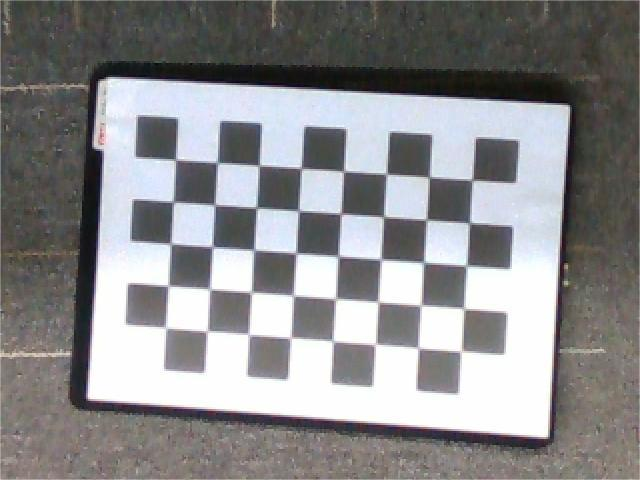
#> input picture camera_calibration/eyeInHand/images/0.jpg, 640 x 480 px; its folder holds 4 pictures in this run
$ python eyeInHand.py
#> lines starting #> are read from the running program, lines starting #| are printed output that depends on the picture
# coding=utf-8
"""
眼在手上
用采集到的图片信息和机械臂位姿信息计算相机坐标系相对于机械臂末端坐标系的旋转矩阵和平移向量

"""

import os.path
import cv2
import numpy as np
import time
import csv
np.set_printoptions(precision=8,suppress=True)


def euler_angles_to_rotation_matrix(rx, ry, rz):
    # 计算旋转矩阵
    Rx = np.array([[1, 0, 0],
                   [0, np.cos(rx), -np.sin(rx)],
                   [0, np.sin(rx), np.cos(rx)]])
    Ry = np.array([[np.cos(ry), 0, np.sin(ry)],
                   [0, 1, 0],
                   [-np.sin(ry), 0, np.cos(ry)]])
    Rz = np.array([[np.cos(rz), -np.sin(rz), 0],
                   [np.sin(rz), np.cos(rz), 0],
                   [0, 0, 1]])
    R = Rz@Ry@Rx   #xyz
    # R = Rx@Ry@Rz      #zyx

    return R


def pose_to_homogeneous_matrix(pose):
    x, y, z, rx, ry, rz = pose
    R = euler_angles_to_rotation_matrix(rx, ry, rz)
    t = np.array([x, y, z]).reshape(3, 1)
    H = np.eye(4)
    H[:3, :3] = R
    H[:3, 3] = t[:, 0]
    return H

def save_matrices_to_csv(matrices, file_name):
    rows, cols = matrices[0].shape
    num_matrices = len(matrices)
    combined_matrix = np.zeros((rows, cols * num_matrices))

    for i, matrix in enumerate(matrices):
        combined_matrix[:, i * cols: (i + 1) * cols] = matrix

    with open(file_name, 'w', newline='') as csvfile:
        csv_writer = csv.writer(csvfile)
        for row in combined_matrix:
            csv_writer.writerow(row)

def poses_save_csv(filepath):
    # 打开文本文件
#> called with filepath = './images/poses.txt'
    with open(filepath, "r", encoding="utf-8") as f:
        # 读取文件中的所有行
#> (reads camera_calibration/eyeInHand/images/poses.txt from the repository)
        lines = f.readlines()
    # 定义一个空列表，用于存储结果

    # 遍历每一行数据
    lines = [float(i) for line in lines for i in line.split(',')]

    matrices = []
    for i in range(0,len(lines),6):
        matrices.append(pose_to_homogeneous_matrix(lines[i:i+6]))
    # 将齐次变换矩阵列表存储到 CSV 文件中
    save_matrices_to_csv(matrices, f'./robotToolPose.csv')


def compute_T(images_path,corner_point_long,corner_point_short,corner_point_size):
#> called with images_path = './images', corner_point_long = 8, corner_point_short = 5, corner_point_size = 0.027
    print("标定板的中长度对应的角点的个数", corner_point_long)
    print("标定板的中宽度对应的角点的个数", corner_point_short)
    print("标定板一格的长度", corner_point_size)

    # 设置寻找亚像素角点的参数，采用的停止准则是最大循环次数30和最大误差容限0.001
    criteria = (cv2.TERM_CRITERIA_MAX_ITER | cv2.TERM_CRITERIA_EPS, 30, 0.001)
    # 获取标定板角点的位置
    objp = np.zeros((corner_point_long * corner_point_short, 3), np.float32)
    objp[:, :2] = np.mgrid[0:corner_point_long, 0:corner_point_short].T.reshape(-1, 2)
    # 将世界坐标系建在标定板上，所有点的Z坐标全部为0，所以只需要赋值x和y
    objp = corner_point_size*objp

    obj_points = []     # 存储3D点
    img_points = []     # 存储2D点


    for i in range(0, 30):   #标定好的图片在images_path路径下，从0.jpg到x.jpg   一次采集的图片最多不超过30张，遍历从0.jpg到30.jpg ，选择能够读取的到的图片
        # image = f"{images_path}\\{i}.jpg"     #windows取消注释
        image = f"{images_path}/{i}.jpg"        #ubuntu下
        if os.path.exists(image):
            img = cv2.imread(image)
#> img is the input picture: shape (480, 640, 3); mean B, G, R 140.2, 138.7, 139.1
            gray = cv2.cvtColor(img, cv2.COLOR_BGR2GRAY)
            size = gray.shape[::-1]
#> size = (640, 480)
            ret, corners = cv2.findChessboardCorners(gray, (corner_point_long, corner_point_short), None)
#> ret = True; corners = 40 rows, first 8: [175.2, 160.4], [217.6, 162.5], [259.7, 165.1], [301.5, 168.5], [343.5, 171.5], [386.5, 174.4], [429.6, 176.8], [470, 180.1]
            if ret:
                obj_points.append(objp)
                corners2 = cv2.cornerSubPix(gray, corners, (5, 5), (-1, -1), criteria)  # 在原角点的基础上寻找亚像素角点
#> corners2 = 40 rows, first 8: [175.5, 159.7], [217.3, 162.6], [259.1, 165.5], [301.1, 168.4], [343.7, 171.4], [386.5, 174], [429.3, 177.1], [472, 180.2]

                # 绘制检测到的角点
                cv2.drawChessboardCorners(img, (corner_point_long,corner_point_short), corners, ret)
                # 显示图片和提示信息
                cv2.imshow(f'Image {i}', img)
                cv2.putText(img, "Press ESC for next image", (10, 30), cv2.FONT_HERSHEY_SIMPLEX, 0.6, (0, 0, 255), 1)
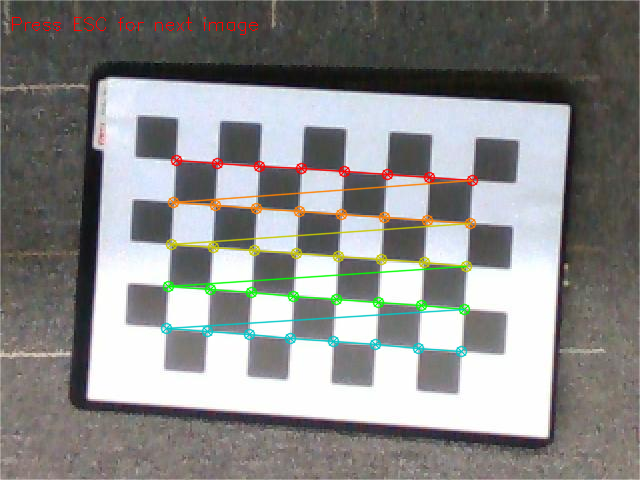
#> img: shape (480, 640, 3); mean B, G, R 137.5, 138.5, 138.6
                cv2.imshow(f'Image {i}', img)

                # 等待按键事件
                key = cv2.waitKey(0)
#> (key Esc is pressed here)
                if [corners2]:
                    img_points.append(corners2)
                else:
                    img_points.append(corners)
        cv2.destroyAllWindows()
    N = len(img_points)
    # 标定,得到图案在相机坐标系下的位姿
    ret, mtx, dist, rvecs, tvecs = cv2.calibrateCamera(obj_points, img_points, size, None, None)
    # print("ret:", ret)
    print("内参矩阵:\n", mtx) # 内参数矩阵
    print("畸变系数:\n", dist)  # 畸变系数   distortion cofficients = (k_1,k_2,p_1,p_2,k_3)
    print("-----------------------------------------------------")


    # 机器人末端在基坐标系下的位姿
    tool_pose = np.loadtxt("./robotToolPose.csv", delimiter=',')  #与poses_save_csv保存的名字对应上
    R_tool = []
    t_tool = []
    for i in range(int(N)):
        R_tool.append(tool_pose[0:3,4*i:4*i+3])
        t_tool.append(tool_pose[0:3,4*i+3])

    # 调用 cv2.calibrateHandEye 进行手眼标定 (方法: TSAI)
    method_tsai = cv2.CALIB_HAND_EYE_TSAI
    R_cam2gripper_tsai, t_cam2gripper_tsai = cv2.calibrateHandEye(
        R_tool, t_tool,
        rvecs, tvecs,
        method=method_tsai
    )
    # 输出 TSAI 方法的结果
    print("TSAI 方法计算的旋转矩阵:")
    print(R_cam2gripper_tsai)
    print("TSAI 方法计算的平移向量:")
    print(t_cam2gripper_tsai)

    # 调用 cv2.calibrateHandEye 进行手眼标定 (方法: PARK)
    method_park = cv2.CALIB_HAND_EYE_PARK
    R_cam2gripper_park, t_cam2gripper_park = cv2.calibrateHandEye(
        R_tool, t_tool,
        rvecs, tvecs,
        method=method_park
    )
    # 输出 PARK 方法的结果
    print("PARK 方法计算的旋转矩阵:")
    print(R_cam2gripper_park)
    print("PARK 方法计算的平移向量:")
    print(t_cam2gripper_park)

    # 调用 cv2.calibrateHandEye 进行手眼标定 (方法: HORAUD)
    method_HORAUD = cv2.CALIB_HAND_EYE_HORAUD
    R_cam2gripper_HORAUD, t_cam2gripper_HORAUD = cv2.calibrateHandEye(
        R_tool, t_tool,
        rvecs, tvecs,
        method=method_HORAUD
    )
    # 输出 HORAUD 方法的结果
    print("HORAUD 方法计算的旋转矩阵:")
    print(R_cam2gripper_HORAUD)
    print("HORAUD 方法计算的平移向量:")
    print(t_cam2gripper_HORAUD)


    # 选择最优结果（这里简单地选择第一个结果作为最优）可自行选择
    return R_cam2gripper_tsai, t_cam2gripper_tsai


if __name__ == '__main__':

    images_path = "./images" #手眼标定采集的标定版图片所在路径
    file_path = "./images/poses.txt" #采集标定板图片时对应的机械臂末端的位姿 从 第一行到最后一行 需要和采集的标定板的图片顺序进行对应
    corner_point_long=8      #标定板角点数量  长边
    corner_point_short=5
    corner_point_size=0.027        #标定板方格真实尺寸  m

    print("手眼标定采集的标定版图片所在路径", images_path)
    print("采集标定板图片时对应的机械臂末端的位姿", file_path)
    poses_save_csv(file_path)
    rotation_matrix ,translation_vector = compute_T(images_path,corner_point_long,corner_point_short,corner_point_size)
    print('默认返回tsai方法计算结果,可根据设计情况自行选择合适的矩阵和平移向量 ')
    print('rotation_matrix:')
    print(rotation_matrix)
    print('translation_vector:')
    print(translation_vector)
